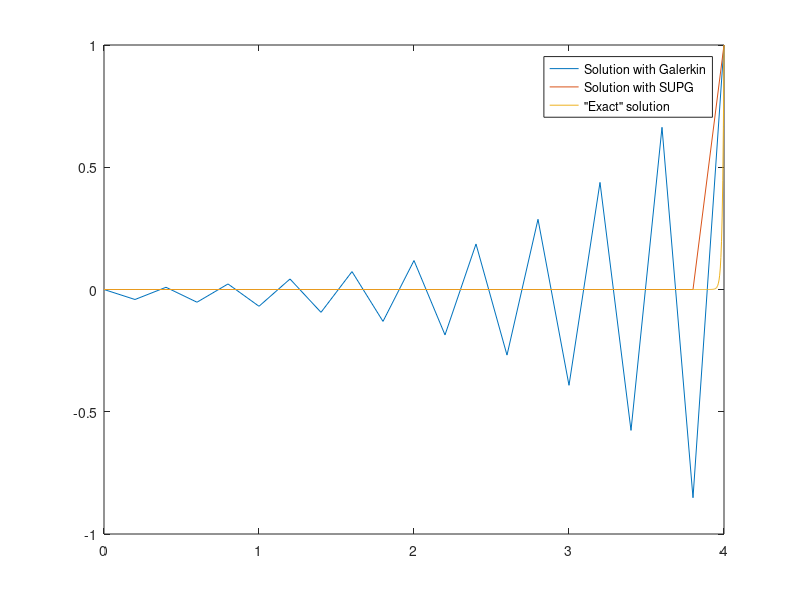

This chart was generated by the following MATLAB code:
clear all;
L = 4;
u = 1;
n = 20;
f = 0;
h = L/n;

epsilon = 0.01;
epshat=0.5*u*h*( coth(u*h*0.5/epsilon) - 1/(u*h*0.5/epsilon) );

c0 = u/(2*h)-epsilon/(h^2);
c1 = -epsilon/(h^2);
c2 = -u/(2*h)-epsilon/(h^2);
C0 = c0*ones(1,n-1);
C00 = [0,C0];
C1 = [-1/2,c1*ones(1,n-1),-1/2];
C2 = [c2*ones(1,n-1),0];
A = h*(diag(C00,1) +  diag(-2*C1,0) +  diag(C2,-1));
A(1,1) = 1;
A(end,end) = 1;

epsi=epsilon+epshat;
c0supg = u/(2*h)-epsi/(h^2);
c1supg = -epsi/(h^2);
c2supg = -u/(2*h)-epsi/(h^2);
C0supg = c0supg*ones(1,n-1);
C00supg = [0,C0supg];
C1supg = [-1/2,c1supg*ones(1,n-1),-1/2];
C2supg = [c2supg*ones(1,n-1),0];
Asupg = h*(diag(C00supg,1) +  diag(-2*C1supg,0) +  diag(C2supg,-1));
Asupg(1,1) = 1;
Asupg(end,end) = 1;
xx = 0:h:L;
source=@(x) zeros(size(x)); %(x<=1.5).*(1-x) + (x>1.5 & x<=2).*(x-2);
for i=2:n
Fgal(i)=(h)*source(xx(i));
end
for i=2:n
Fsupg(i)=(h-epshat/u)*source(xx(i))+epshat/u*source(xx(i-1));
end

for i=2:n
Fgal(i)=(h)*source(xx(i));
end
Fgal(n + 1) = 1;
Fgal(1) = 0;
Fsupg(n + 1) = 1;
Fsupg(1) = 0;
phigal = A\Fgal';
phisupg=Asupg\Fsupg';

n=1000;
h=L/n;
xxx=0:h:L;
c0 = u/(2*h)-epsilon/(h^2);
c1 = -epsilon/(h^2);
c2 = -u/(2*h)-epsilon/(h^2);
C0 = c0*ones(1,n-1);
C00 = [0,C0];
C1 = [-1/2,c1*ones(1,n-1),-1/2];
C2 = [c2*ones(1,n-1),0];
A = h*(diag(C00,1) +  diag(-2*C1,0) +  diag(C2,-1));
A(1,1) = 1;
A(end,end) = 1;


for i=2:n
Fgal(i)=(h)*source(xxx(i));
end
Fgal(1)=0;
Fgal(n+1)=1;
phiex=A\Fgal';
% for i = 1:6  
%     %F(i) = (1/2)*(subs(xx(i),frhs) - subs(xx(i + 1) + h,frhs)-xx(i)*(subs(xx(i),f) + subs(xx(i + 1),f)) +  (xx(i + 1) + h)*(subs((xx(i + 1) + h),f) +  subs(xx(i + 1),f)));
%     F(i) = h * (1 - xx(i)); %h*subs(xx(i),frhs);
% end
% for i = 7:8 
%     F(i) = h * (xx(i) - 2); %h*subs(xx(i),frhs);
% end
% for i = 9:15 
%     F(i) = 0; %h*subs(xx(i),frhs);
% end
figure(1);
plot(xx,phigal,xx,phisupg,xxx,phiex )
 legend('Solution with Galerkin','Solution with SUPG','"Exact" solution');
